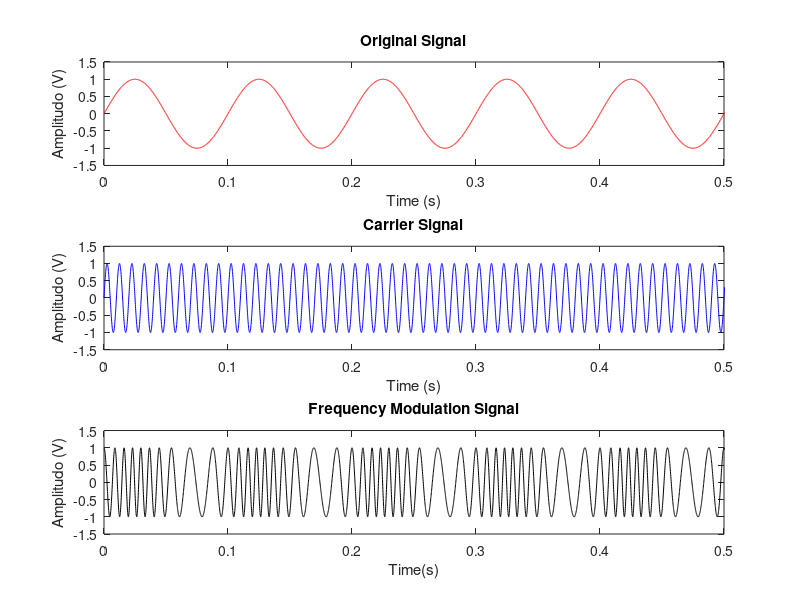

MATLAB code for this plot:
%informasi
Fs=10000;
f=10; 
N=10000; 
n=0:N-1;
t=n/Fs; 
x=sin(2*pi*f*t); 
subplot(3,1,1); 
plot(t,x,'-r'); 
xlabel('Time (s)'); ylabel('Amplitudo (V)');
title('Original Signal'); 
axis([0 0.5 -1.5 1.5]);

%FM
Fc=100; 
y=fmmod(x,Fc,Fs,50); 
subplot(3,1,3); 
plot(t,y,'-k'); 
xlabel('Time(s)');
ylabel('Amplitudo (V)'); 
title('Frequency Modulation Signal'); 
axis([0 0.5 -1.5 1.5]);

%pembawa
a=sin(2*pi*Fc*t); 
subplot(3,1,2); 
plot(t,a,'-b'); 
xlabel('Time (s)');
ylabel('Amplitudo (V)');
title('Carrier Signal'); 
axis([0 0.5 -1.5 1.5]);
